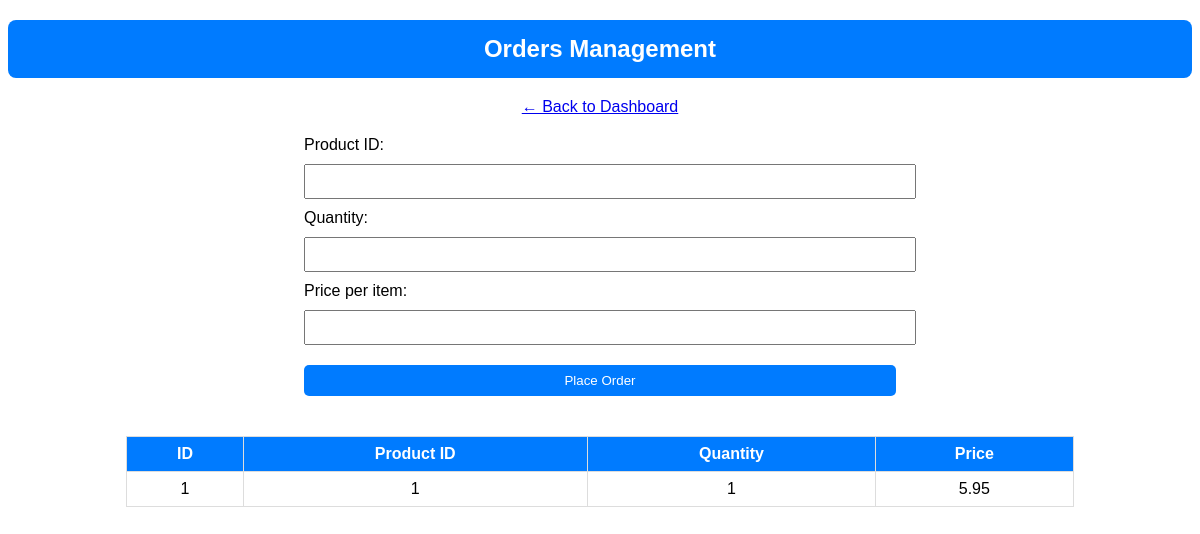
The app's page /create_order.php, older data.
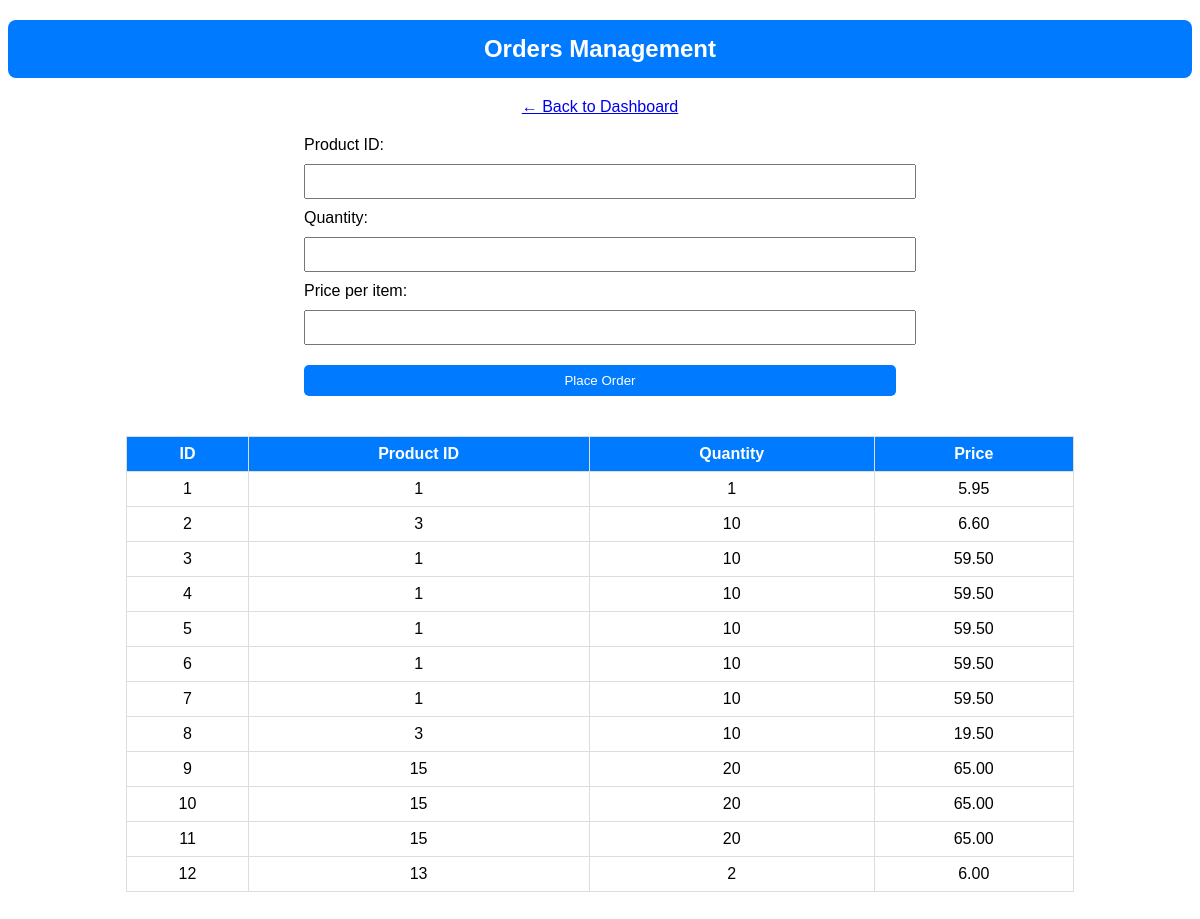
The same page, newer data.
### tables this page shows
CREATE TABLE IF NOT EXISTS `order_items` (
  `id` int NOT NULL AUTO_INCREMENT,
  `order_id` int NOT NULL,
  `product_id` int NOT NULL,
  `quantity` int NOT NULL,
  `price` decimal(10,2) NOT NULL,
  `product_name` varchar(100) DEFAULT NULL,
  PRIMARY KEY (`id`),
  KEY `order_id` (`order_id`),
  KEY `product_id` (`product_id`)
);

### create_order.php (the view, shortened to what this page needs)
<?php include('db.php'); ?>
<!DOCTYPE html>
<html>
<head>
</head>
<body>
<h2>Orders Management</h2>
<a href="admin_dashboard.php">← Back to Dashboard</a>
<form method="POST" action="">
    <label>Product ID:</label>
    <input type="number" name="product_id" required>
    <label>Quantity:</label>
    <input type="number" name="quantity" required>
    <label>Price per item:</label>
    <input type="number" step="0.01" name="price" required>
    <button type="submit" name="place_order">Place Order</button>
</form>
<?php
$result = $conn->query("SELECT * FROM order_items");
if ($result->num_rows > 0) {
    echo "<table><tr><th>ID</th><th>Product ID</th><th>Quantity</th><th>Price</th></tr>";
    while ($row = $result->fetch_assoc()) {
        echo "<tr><td>{$row['id']}</td><td>{$row['product_id']}</td><td>{$row['quantity']}</td><td>{$row['price']}</td></tr>";
    }
    echo "</table>";
}
?>
</body>
</html>

Row changes from the older to the newer data that the page shows:
added order_items: id "2", product "3", quantity "10", price "6.60"
added order_items: id "3", product "1", quantity "10", price "59.50"
added order_items: id "4", product "1", quantity "10", price "59.50"
added order_items: id "5", product "1", quantity "10", price "59.50"
added order_items: id "6", product "1", quantity "10", price "59.50"
added order_items: id "7", product "1", quantity "10", price "59.50"
added order_items: id "8", product "3", quantity "10", price "19.50"
added order_items: id "9", product "15", quantity "20", price "65.00"
added order_items: id "10", product "15", quantity "20", price "65.00"
added order_items: id "11", product "15", quantity "20", price "65.00"
added order_items: id "12", product "13", quantity "2", price "6.00"
